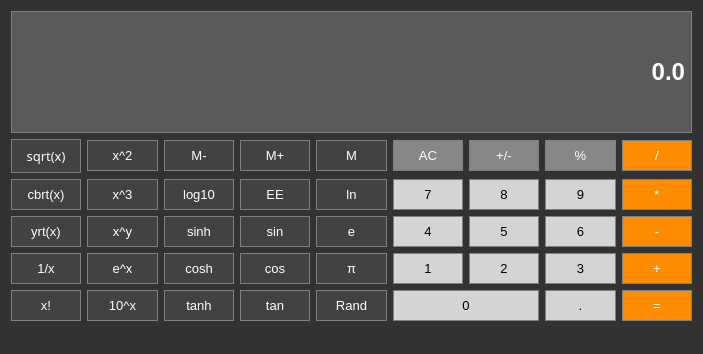
<?xml version="1.0" encoding="UTF-8"?>
<ui version="4.0">
 <class>Calculator</class>
 <widget class="QMainWindow" name="Calculator">
  <property name="geometry">
   <rect>
    <x>0</x>
    <y>0</y>
    <width>703</width>
    <height>354</height>
   </rect>
  </property>
  <property name="sizePolicy">
   <sizepolicy hsizetype="Preferred" vsizetype="Preferred">
    <horstretch>0</horstretch>
    <verstretch>0</verstretch>
   </sizepolicy>
  </property>
  <property name="windowTitle">
   <string>Calculator</string>
  </property>
  <property name="styleSheet">
   <string notr="true">background-color:rgb(50, 50, 50);

</string>
  </property>
  <widget class="QWidget" name="centralWidget">
   <layout class="QGridLayout" name="gridLayout">
    <item row="14" column="8">
     <widget class="QPushButton" name="Button_3">
      <property name="sizePolicy">
       <sizepolicy hsizetype="Preferred" vsizetype="Fixed">
        <horstretch>0</horstretch>
        <verstretch>0</verstretch>
       </sizepolicy>
      </property>
      <property name="font">
       <font>
        <pointsize>10</pointsize>
       </font>
      </property>
      <property name="styleSheet">
       <string notr="true">QPushButton{
background-color:rgb(212, 212, 212);
border:1px solid gray;
padding:7px
}
QPushButton:pressed{
background-color:rgb(240, 240, 240);
border:1px solid black;
padding:5px
}
QPushButton:hover:!pressed{
background-color:rgb(225, 225, 225);
border:1px solid white;
padding:5px;
}
</string>
      </property>
      <property name="text">
       <string>3</string>
      </property>
     </widget>
    </item>
    <item row="2" column="2">
     <widget class="QPushButton" name="Button_Cubed">
      <property name="font">
       <font>
        <pointsize>10</pointsize>
       </font>
      </property>
      <property name="styleSheet">
       <string notr="true">QPushButton{
background-color: rgb(66, 66, 66);
color: #ffffff;
border:1px solid gray;
padding:7px;
}
QPushButton:pressed{
background-color:rgb(95, 95, 95);
border:1px solid black;
padding:5px;
}
QPushButton:hover:!pressed{
background-color:rgb(80, 80, 80);
border:1px solid gray;
padding:5px;
}


</string>
      </property>
      <property name="text">
       <string>x^3</string>
      </property>
     </widget>
    </item>
    <item row="14" column="7">
     <widget class="QPushButton" name="Button_2">
      <property name="sizePolicy">
       <sizepolicy hsizetype="Preferred" vsizetype="Fixed">
        <horstretch>0</horstretch>
        <verstretch>0</verstretch>
       </sizepolicy>
      </property>
      <property name="font">
       <font>
        <pointsize>10</pointsize>
       </font>
      </property>
      <property name="styleSheet">
       <string notr="true">QPushButton{
background-color:rgb(212, 212, 212);
border:1px solid gray;
padding:7px
}
QPushButton:pressed{
background-color:rgb(240, 240, 240);
border:1px solid black;
padding:5px
}
QPushButton:hover:!pressed{
background-color:rgb(225, 225, 225);
border:1px solid white;
padding:5px;
}
</string>
      </property>
      <property name="text">
       <string>2</string>
      </property>
     </widget>
    </item>
    <item row="1" column="6">
     <widget class="QPushButton" name="Button_Clear">
      <property name="sizePolicy">
       <sizepolicy hsizetype="Preferred" vsizetype="Fixed">
        <horstretch>0</horstretch>
        <verstretch>0</verstretch>
       </sizepolicy>
      </property>
      <property name="font">
       <font>
        <pointsize>10</pointsize>
       </font>
      </property>
      <property name="styleSheet">
       <string notr="true">QPushButton{
background-color:rgb(135, 135, 135);
color: #ffffff;
border:1px solid gray;
padding:7px
}
QPushButton:pressed{
background-color:rgb(185, 185, 185);
border:1px solid black;
padding:5px
}
QPushButton:hover:!pressed{
background-color:rgb(165, 165, 165);
padding:5px;
}
</string>
      </property>
      <property name="text">
       <string>AC</string>
      </property>
     </widget>
    </item>
    <item row="2" column="4">
     <widget class="QPushButton" name="Button_SciNotation">
      <property name="font">
       <font>
        <pointsize>10</pointsize>
       </font>
      </property>
      <property name="styleSheet">
       <string notr="true">QPushButton{
background-color: rgb(66, 66, 66);
color: #ffffff;
border:1px solid gray;
padding:7px;
}
QPushButton:pressed{
background-color:rgb(95, 95, 95);
border:1px solid black;
padding:5px;
}
QPushButton:hover:!pressed{
background-color:rgb(80, 80, 80);
border:1px solid gray;
padding:5px;
}


</string>
      </property>
      <property name="text">
       <string>EE</string>
      </property>
     </widget>
    </item>
    <item row="14" column="2">
     <widget class="QPushButton" name="Button_EulerPower">
      <property name="font">
       <font>
        <pointsize>10</pointsize>
       </font>
      </property>
      <property name="styleSheet">
       <string notr="true">QPushButton{
background-color: rgb(66, 66, 66);
color: #ffffff;
border:1px solid gray;
padding:7px;
}
QPushButton:pressed{
background-color:rgb(95, 95, 95);
border:1px solid black;
padding:5px;
}
QPushButton:hover:!pressed{
background-color:rgb(80, 80, 80);
border:1px solid gray;
padding:5px;
}


</string>
      </property>
      <property name="text">
       <string>e^x</string>
      </property>
     </widget>
    </item>
    <item row="2" column="1">
     <widget class="QPushButton" name="Button_CubeRoot">
      <property name="font">
       <font>
        <pointsize>10</pointsize>
       </font>
      </property>
      <property name="styleSheet">
       <string notr="true">QPushButton{
background-color: rgb(66, 66, 66);
color: #ffffff;
border:1px solid gray;
padding:7px;
}
QPushButton:pressed{
background-color:rgb(95, 95, 95);
border:1px solid black;
padding:5px;
}
QPushButton:hover:!pressed{
background-color:rgb(80, 80, 80);
border:1px solid gray;
padding:5px;
}


</string>
      </property>
      <property name="text">
       <string>cbrt(x)</string>
      </property>
     </widget>
    </item>
    <item row="14" column="5">
     <widget class="QPushButton" name="Button_Pi">
      <property name="enabled">
       <bool>true</bool>
      </property>
      <property name="font">
       <font>
        <pointsize>10</pointsize>
       </font>
      </property>
      <property name="styleSheet">
       <string notr="true">QPushButton{
background-color: rgb(66, 66, 66);
color: #ffffff;
border:1px solid gray;
padding:7px;
}
QPushButton:pressed{
background-color:rgb(95, 95, 95);
border:1px solid black;
padding:5px;
}
QPushButton:hover:!pressed{
background-color:rgb(80, 80, 80);
border:1px solid gray;
padding:5px;
}


</string>
      </property>
      <property name="text">
       <string>π</string>
      </property>
     </widget>
    </item>
    <item row="2" column="7">
     <widget class="QPushButton" name="Button_8">
      <property name="sizePolicy">
       <sizepolicy hsizetype="Preferred" vsizetype="Fixed">
        <horstretch>0</horstretch>
        <verstretch>0</verstretch>
       </sizepolicy>
      </property>
      <property name="font">
       <font>
        <pointsize>10</pointsize>
       </font>
      </property>
      <property name="styleSheet">
       <string notr="true">QPushButton{
background-color:rgb(212, 212, 212);
border:1px solid gray;
padding:7px
}
QPushButton:pressed{
background-color:rgb(240, 240, 240);
border:1px solid black;
padding:5px
}
QPushButton:hover:!pressed{
background-color:rgb(225, 225, 225);
border:1px solid white;
padding:5px;
}
</string>
      </property>
      <property name="text">
       <string>8</string>
      </property>
     </widget>
    </item>
    <item row="2" column="8">
     <widget class="QPushButton" name="Button_9">
      <property name="sizePolicy">
       <sizepolicy hsizetype="Preferred" vsizetype="Fixed">
        <horstretch>0</horstretch>
        <verstretch>0</verstretch>
       </sizepolicy>
      </property>
      <property name="font">
       <font>
        <pointsize>10</pointsize>
       </font>
      </property>
      <property name="styleSheet">
       <string notr="true">QPushButton{
background-color:rgb(212, 212, 212);
border:1px solid gray;
padding:7px
}
QPushButton:pressed{
background-color:rgb(240, 240, 240);
border:1px solid black;
padding:5px
}
QPushButton:hover:!pressed{
background-color:rgb(225, 225, 225);
border:1px solid white;
padding:5px;
}
</string>
      </property>
      <property name="text">
       <string>9</string>
      </property>
     </widget>
    </item>
    <item row="1" column="5">
     <widget class="QPushButton" name="Button_MemGet">
      <property name="sizePolicy">
       <sizepolicy hsizetype="Preferred" vsizetype="Fixed">
        <horstretch>0</horstretch>
        <verstretch>0</verstretch>
       </sizepolicy>
      </property>
      <property name="font">
       <font>
        <pointsize>10</pointsize>
       </font>
      </property>
      <property name="styleSheet">
       <string notr="true">QPushButton{
background-color: rgb(66, 66, 66);
color: #ffffff;
border:1px solid gray;
padding:7px;
}
QPushButton:pressed{
background-color:rgb(95, 95, 95);
border:1px solid black;
padding:5px;
}
QPushButton:hover:!pressed{
background-color:rgb(80, 80, 80);
border:1px solid gray;
padding:5px;
}


</string>
      </property>
      <property name="text">
       <string>M</string>
      </property>
     </widget>
    </item>
    <item row="2" column="5">
     <widget class="QPushButton" name="Button_Ln">
      <property name="font">
       <font>
        <pointsize>10</pointsize>
       </font>
      </property>
      <property name="styleSheet">
       <string notr="true">QPushButton{
background-color: rgb(66, 66, 66);
color: #ffffff;
border:1px solid gray;
padding:7px;
}
QPushButton:pressed{
background-color:rgb(95, 95, 95);
border:1px solid black;
padding:5px;
}
QPushButton:hover:!pressed{
background-color:rgb(80, 80, 80);
border:1px solid gray;
padding:5px;
}


</string>
      </property>
      <property name="text">
       <string>ln</string>
      </property>
     </widget>
    </item>
    <item row="16" column="8">
     <widget class="QPushButton" name="Button_DecimalPoint">
      <property name="font">
       <font>
        <pointsize>10</pointsize>
       </font>
      </property>
      <property name="styleSheet">
       <string notr="true">QPushButton{
background-color:rgb(212, 212, 212);
border:1px solid gray;
padding:7px
}
QPushButton:pressed{
background-color:rgb(240, 240, 240);
border:1px solid black;
padding:5px
}
QPushButton:hover:!pressed{
background-color:rgb(225, 225, 225);
border:1px solid white;
padding:5px;
}
</string>
      </property>
      <property name="text">
       <string>.</string>
      </property>
     </widget>
    </item>
    <item row="16" column="5">
     <widget class="QPushButton" name="Button_Rand">
      <property name="font">
       <font>
        <pointsize>10</pointsize>
       </font>
      </property>
      <property name="styleSheet">
       <string notr="true">QPushButton{
background-color: rgb(66, 66, 66);
color: #ffffff;
border:1px solid gray;
padding:7px;
}
QPushButton:pressed{
background-color:rgb(95, 95, 95);
border:1px solid black;
padding:5px;
}
QPushButton:hover:!pressed{
background-color:rgb(80, 80, 80);
border:1px solid gray;
padding:5px;
}


</string>
      </property>
      <property name="text">
       <string>Rand</string>
      </property>
     </widget>
    </item>
    <item row="16" column="4">
     <widget class="QPushButton" name="Button_Tan">
      <property name="sizePolicy">
       <sizepolicy hsizetype="Preferred" vsizetype="Fixed">
        <horstretch>0</horstretch>
        <verstretch>0</verstretch>
       </sizepolicy>
      </property>
      <property name="font">
       <font>
        <pointsize>10</pointsize>
       </font>
      </property>
      <property name="styleSheet">
       <string notr="true">QPushButton{
background-color: rgb(66, 66, 66);
color: #ffffff;
border:1px solid gray;
padding:7px;
}
QPushButton:pressed{
background-color:rgb(95, 95, 95);
border:1px solid black;
padding:5px;
}
QPushButton:hover:!pressed{
background-color:rgb(80, 80, 80);
border:1px solid gray;
padding:5px;
}


</string>
      </property>
      <property name="text">
       <string>tan</string>
      </property>
     </widget>
    </item>
    <item row="16" column="3">
     <widget class="QPushButton" name="Button_Tanh">
      <property name="sizePolicy">
       <sizepolicy hsizetype="Preferred" vsizetype="Fixed">
        <horstretch>0</horstretch>
        <verstretch>0</verstretch>
       </sizepolicy>
      </property>
      <property name="font">
       <font>
        <pointsize>10</pointsize>
       </font>
      </property>
      <property name="styleSheet">
       <string notr="true">QPushButton{
background-color: rgb(66, 66, 66);
color: #ffffff;
border:1px solid gray;
padding:7px;
}
QPushButton:pressed{
background-color:rgb(95, 95, 95);
border:1px solid black;
padding:5px;
}
QPushButton:hover:!pressed{
background-color:rgb(80, 80, 80);
border:1px solid gray;
padding:5px;
}


</string>
      </property>
      <property name="text">
       <string>tanh</string>
      </property>
     </widget>
    </item>
    <item row="4" column="6">
     <widget class="QPushButton" name="Button_4">
      <property name="sizePolicy">
       <sizepolicy hsizetype="Preferred" vsizetype="Fixed">
        <horstretch>0</horstretch>
        <verstretch>0</verstretch>
       </sizepolicy>
      </property>
      <property name="font">
       <font>
        <pointsize>10</pointsize>
       </font>
      </property>
      <property name="styleSheet">
       <string notr="true">QPushButton{
background-color:rgb(212, 212, 212);
border:1px solid gray;
padding:7px
}
QPushButton:pressed{
background-color:rgb(240, 240, 240);
border:1px solid black;
padding:5px
}
QPushButton:hover:!pressed{
background-color:rgb(225, 225, 225);
border:1px solid white;
padding:5px;
}
</string>
      </property>
      <property name="text">
       <string>4</string>
      </property>
     </widget>
    </item>
    <item row="1" column="7">
     <widget class="QPushButton" name="Button_Sign">
      <property name="sizePolicy">
       <sizepolicy hsizetype="Preferred" vsizetype="Fixed">
        <horstretch>0</horstretch>
        <verstretch>0</verstretch>
       </sizepolicy>
      </property>
      <property name="font">
       <font>
        <pointsize>10</pointsize>
       </font>
      </property>
      <property name="styleSheet">
       <string notr="true">QPushButton{
background-color:rgb(135, 135, 135);
color: #ffffff;
border:1px solid gray;
padding:7px
}
QPushButton:pressed{
background-color:rgb(185, 185, 185);
border:1px solid black;
padding:5px
}
QPushButton:hover:!pressed{
background-color:rgb(165, 165, 165);
padding:5px;
}
</string>
      </property>
      <property name="text">
       <string>+/-</string>
      </property>
     </widget>
    </item>
    <item row="2" column="6">
     <widget class="QPushButton" name="Button_7">
      <property name="sizePolicy">
       <sizepolicy hsizetype="Preferred" vsizetype="Fixed">
        <horstretch>0</horstretch>
        <verstretch>0</verstretch>
       </sizepolicy>
      </property>
      <property name="font">
       <font>
        <pointsize>10</pointsize>
       </font>
      </property>
      <property name="styleSheet">
       <string notr="true">QPushButton{
background-color:rgb(212, 212, 212);
border:1px solid gray;
padding:7px
}
QPushButton:pressed{
background-color:rgb(240, 240, 240);
border:1px solid black;
padding:5px
}
QPushButton:hover:!pressed{
background-color:rgb(225, 225, 225);
border:1px solid white;
padding:5px;
}
</string>
      </property>
      <property name="text">
       <string>7</string>
      </property>
     </widget>
    </item>
    <item row="2" column="9">
     <widget class="QPushButton" name="Button_Multiply">
      <property name="sizePolicy">
       <sizepolicy hsizetype="Preferred" vsizetype="Fixed">
        <horstretch>0</horstretch>
        <verstretch>0</verstretch>
       </sizepolicy>
      </property>
      <property name="font">
       <font>
        <pointsize>10</pointsize>
       </font>
      </property>
      <property name="styleSheet">
       <string notr="true">QPushButton{
background-color: #FF8C00;
color: #ffffff;
border:1px solid gray;
padding:7px
}

QPushButton:pressed{
background-color:rgb(255, 195, 125);
border:1px solid black;
padding:5px
}

QPushButton:hover:!pressed{
background-color:rgb(255, 162, 55);
padding:5px;
}</string>
      </property>
      <property name="text">
       <string>*</string>
      </property>
      <property name="checkable">
       <bool>true</bool>
      </property>
     </widget>
    </item>
    <item row="4" column="5">
     <widget class="QPushButton" name="Button_Euler">
      <property name="font">
       <font>
        <pointsize>10</pointsize>
       </font>
      </property>
      <property name="styleSheet">
       <string notr="true">QPushButton{
background-color: rgb(66, 66, 66);
color: #ffffff;
border:1px solid gray;
padding:7px;
}
QPushButton:pressed{
background-color:rgb(95, 95, 95);
border:1px solid black;
padding:5px;
}
QPushButton:hover:!pressed{
background-color:rgb(80, 80, 80);
border:1px solid gray;
padding:5px;
}


</string>
      </property>
      <property name="text">
       <string>e</string>
      </property>
     </widget>
    </item>
    <item row="1" column="4">
     <widget class="QPushButton" name="Button_MemAdd">
      <property name="sizePolicy">
       <sizepolicy hsizetype="Preferred" vsizetype="Fixed">
        <horstretch>0</horstretch>
        <verstretch>0</verstretch>
       </sizepolicy>
      </property>
      <property name="font">
       <font>
        <pointsize>10</pointsize>
       </font>
      </property>
      <property name="styleSheet">
       <string notr="true">QPushButton{
background-color: rgb(66, 66, 66);
color: #ffffff;
border:1px solid gray;
padding:7px;
}
QPushButton:pressed{
background-color:rgb(95, 95, 95);
border:1px solid black;
padding:5px;
}
QPushButton:hover:!pressed{
background-color:rgb(80, 80, 80);
border:1px solid gray;
padding:5px;
}


</string>
      </property>
      <property name="text">
       <string>M+</string>
      </property>
     </widget>
    </item>
    <item row="0" column="1" colspan="9">
     <widget class="QLabel" name="Display">
      <property name="sizePolicy">
       <sizepolicy hsizetype="Preferred" vsizetype="Minimum">
        <horstretch>0</horstretch>
        <verstretch>0</verstretch>
       </sizepolicy>
      </property>
      <property name="font">
       <font>
        <family>Arial</family>
        <pointsize>18</pointsize>
        <weight>75</weight>
        <bold>true</bold>
       </font>
      </property>
      <property name="styleSheet">
       <string notr="true">background-color: rgb(90, 90, 90);
border:1px solid gray;
color: #ffffff</string>
      </property>
      <property name="text">
       <string>0.0</string>
      </property>
      <property name="alignment">
       <set>Qt::AlignRight|Qt::AlignTrailing|Qt::AlignVCenter</set>
      </property>
     </widget>
    </item>
    <item row="4" column="8">
     <widget class="QPushButton" name="Button_6">
      <property name="sizePolicy">
       <sizepolicy hsizetype="Preferred" vsizetype="Fixed">
        <horstretch>0</horstretch>
        <verstretch>0</verstretch>
       </sizepolicy>
      </property>
      <property name="font">
       <font>
        <pointsize>10</pointsize>
       </font>
      </property>
      <property name="styleSheet">
       <string notr="true">QPushButton{
background-color:rgb(212, 212, 212);
border:1px solid gray;
padding:7px
}
QPushButton:pressed{
background-color:rgb(240, 240, 240);
border:1px solid black;
padding:5px
}
QPushButton:hover:!pressed{
background-color:rgb(225, 225, 225);
border:1px solid white;
padding:5px;
}
</string>
      </property>
      <property name="text">
       <string>6</string>
      </property>
     </widget>
    </item>
    <item row="14" column="4">
     <widget class="QPushButton" name="Button_Cos">
      <property name="sizePolicy">
       <sizepolicy hsizetype="Preferred" vsizetype="Fixed">
        <horstretch>0</horstretch>
        <verstretch>0</verstretch>
       </sizepolicy>
      </property>
      <property name="font">
       <font>
        <pointsize>10</pointsize>
       </font>
      </property>
      <property name="styleSheet">
       <string notr="true">QPushButton{
background-color: rgb(66, 66, 66);
color: #ffffff;
border:1px solid gray;
padding:7px;
}
QPushButton:pressed{
background-color:rgb(95, 95, 95);
border:1px solid black;
padding:5px;
}
QPushButton:hover:!pressed{
background-color:rgb(80, 80, 80);
border:1px solid gray;
padding:5px;
}


</string>
      </property>
      <property name="text">
       <string>cos</string>
      </property>
     </widget>
    </item>
    <item row="16" column="1">
     <widget class="QPushButton" name="Button_Factorial">
      <property name="font">
       <font>
        <pointsize>10</pointsize>
       </font>
      </property>
      <property name="styleSheet">
       <string notr="true">QPushButton{
background-color: rgb(66, 66, 66);
color: #ffffff;
border:1px solid gray;
padding:7px;
}
QPushButton:pressed{
background-color:rgb(95, 95, 95);
border:1px solid black;
padding:5px;
}
QPushButton:hover:!pressed{
background-color:rgb(80, 80, 80);
border:1px solid gray;
padding:5px;
}


</string>
      </property>
      <property name="text">
       <string>x!</string>
      </property>
     </widget>
    </item>
    <item row="16" column="9">
     <widget class="QPushButton" name="Button_Equals">
      <property name="sizePolicy">
       <sizepolicy hsizetype="Preferred" vsizetype="Fixed">
        <horstretch>0</horstretch>
        <verstretch>0</verstretch>
       </sizepolicy>
      </property>
      <property name="font">
       <font>
        <pointsize>10</pointsize>
       </font>
      </property>
      <property name="styleSheet">
       <string notr="true">QPushButton{
background-color: #FF8C00;
color: #ffffff;
border:1px solid gray;
padding:7px
}

QPushButton:pressed{
background-color:rgb(255, 195, 125);
border:1px solid black;
padding:5px
}

QPushButton:hover:!pressed{
background-color:rgb(255, 162, 55);
padding:5px;
}</string>
      </property>
      <property name="text">
       <string>=</string>
      </property>
     </widget>
    </item>
    <item row="4" column="4">
     <widget class="QPushButton" name="Button_Sin">
      <property name="sizePolicy">
       <sizepolicy hsizetype="Preferred" vsizetype="Fixed">
        <horstretch>0</horstretch>
        <verstretch>0</verstretch>
       </sizepolicy>
      </property>
      <property name="font">
       <font>
        <pointsize>10</pointsize>
       </font>
      </property>
      <property name="styleSheet">
       <string notr="true">QPushButton{
background-color: rgb(66, 66, 66);
color: #ffffff;
border:1px solid gray;
padding:7px;
}
QPushButton:pressed{
background-color:rgb(95, 95, 95);
border:1px solid black;
padding:5px;
}
QPushButton:hover:!pressed{
background-color:rgb(80, 80, 80);
border:1px solid gray;
padding:5px;
}


</string>
      </property>
      <property name="text">
       <string>sin</string>
      </property>
     </widget>
    </item>
    <item row="1" column="1">
     <widget class="QPushButton" name="Button_SquareRoot">
      <property name="font">
       <font>
        <family>Segoe MDL2 Assets</family>
        <pointsize>10</pointsize>
       </font>
      </property>
      <property name="styleSheet">
       <string notr="true">QPushButton{
background-color: rgb(66, 66, 66);
color: #ffffff;
border:1px solid gray;
padding:7px;
}
QPushButton:pressed{
background-color:rgb(95, 95, 95);
border:1px solid black;
padding:5px;
}
QPushButton:hover:!pressed{
background-color:rgb(80, 80, 80);
border:1px solid gray;
padding:5px;
}


</string>
      </property>
      <property name="text">
       <string>sqrt(x)</string>
      </property>
     </widget>
    </item>
    <item row="14" column="3">
     <widget class="QPushButton" name="Button_Cosh">
      <property name="sizePolicy">
       <sizepolicy hsizetype="Preferred" vsizetype="Fixed">
        <horstretch>0</horstretch>
        <verstretch>0</verstretch>
       </sizepolicy>
      </property>
      <property name="font">
       <font>
        <pointsize>10</pointsize>
       </font>
      </property>
      <property name="styleSheet">
       <string notr="true">QPushButton{
background-color: rgb(66, 66, 66);
color: #ffffff;
border:1px solid gray;
padding:7px;
}
QPushButton:pressed{
background-color:rgb(95, 95, 95);
border:1px solid black;
padding:5px;
}
QPushButton:hover:!pressed{
background-color:rgb(80, 80, 80);
border:1px solid gray;
padding:5px;
}


</string>
      </property>
      <property name="text">
       <string>cosh</string>
      </property>
     </widget>
    </item>
    <item row="1" column="2">
     <widget class="QPushButton" name="Button_Squared">
      <property name="font">
       <font>
        <family>Arial</family>
        <pointsize>10</pointsize>
       </font>
      </property>
      <property name="styleSheet">
       <string notr="true">QPushButton{
background-color: rgb(66, 66, 66);
color: #ffffff;
border:1px solid gray;
padding:7px;
}
QPushButton:pressed{
background-color:rgb(95, 95, 95);
border:1px solid black;
padding:5px;
}
QPushButton:hover:!pressed{
background-color:rgb(80, 80, 80);
border:1px solid gray;
padding:5px;
}


</string>
      </property>
      <property name="text">
       <string>x^2</string>
      </property>
     </widget>
    </item>
    <item row="14" column="6">
     <widget class="QPushButton" name="Button_1">
      <property name="sizePolicy">
       <sizepolicy hsizetype="Preferred" vsizetype="Fixed">
        <horstretch>0</horstretch>
        <verstretch>0</verstretch>
       </sizepolicy>
      </property>
      <property name="font">
       <font>
        <pointsize>10</pointsize>
       </font>
      </property>
      <property name="styleSheet">
       <string notr="true">QPushButton{
background-color:rgb(212, 212, 212);
border:1px solid gray;
padding:7px
}
QPushButton:pressed{
background-color:rgb(240, 240, 240);
border:1px solid black;
padding:5px
}
QPushButton:hover:!pressed{
background-color:rgb(225, 225, 225);
border:1px solid white;
padding:5px;
}
</string>
      </property>
      <property name="text">
       <string>1</string>
      </property>
     </widget>
    </item>
    <item row="1" column="3">
     <widget class="QPushButton" name="Button_MemClear">
      <property name="sizePolicy">
       <sizepolicy hsizetype="Preferred" vsizetype="Fixed">
        <horstretch>0</horstretch>
        <verstretch>0</verstretch>
       </sizepolicy>
      </property>
      <property name="font">
       <font>
        <pointsize>10</pointsize>
       </font>
      </property>
      <property name="styleSheet">
       <string notr="true">QPushButton{
background-color: rgb(66, 66, 66);
color: #ffffff;
border:1px solid gray;
padding:7px;
}
QPushButton:pressed{
background-color:rgb(95, 95, 95);
border:1px solid black;
padding:5px;
}
QPushButton:hover:!pressed{
background-color:rgb(80, 80, 80);
border:1px solid gray;
padding:5px;
}


</string>
      </property>
      <property name="text">
       <string>M-</string>
      </property>
     </widget>
    </item>
    <item row="4" column="9">
     <widget class="QPushButton" name="Button_Subtract">
      <property name="sizePolicy">
       <sizepolicy hsizetype="Preferred" vsizetype="Fixed">
        <horstretch>0</horstretch>
        <verstretch>0</verstretch>
       </sizepolicy>
      </property>
      <property name="font">
       <font>
        <pointsize>10</pointsize>
       </font>
      </property>
      <property name="styleSheet">
       <string notr="true">QPushButton{
background-color: #FF8C00;
color: #ffffff;
border:1px solid gray;
padding:7px
}

QPushButton:pressed{
background-color:rgb(255, 195, 125);
border:1px solid black;
padding:5px
}

QPushButton:hover:!pressed{
background-color:rgb(255, 162, 55);
padding:5px;
}</string>
      </property>
      <property name="text">
       <string>-</string>
      </property>
     </widget>
    </item>
    <item row="16" column="2">
     <widget class="QPushButton" name="Button_TenPower">
      <property name="font">
       <font>
        <pointsize>10</pointsize>
       </font>
      </property>
      <property name="styleSheet">
       <string notr="true">QPushButton{
background-color: rgb(66, 66, 66);
color: #ffffff;
border:1px solid gray;
padding:7px;
}
QPushButton:pressed{
background-color:rgb(95, 95, 95);
border:1px solid black;
padding:5px;
}
QPushButton:hover:!pressed{
background-color:rgb(80, 80, 80);
border:1px solid gray;
padding:5px;
}


</string>
      </property>
      <property name="text">
       <string>10^x</string>
      </property>
     </widget>
    </item>
    <item row="14" column="9">
     <widget class="QPushButton" name="Button_Add">
      <property name="sizePolicy">
       <sizepolicy hsizetype="Preferred" vsizetype="Fixed">
        <horstretch>0</horstretch>
        <verstretch>0</verstretch>
       </sizepolicy>
      </property>
      <property name="font">
       <font>
        <pointsize>10</pointsize>
       </font>
      </property>
      <property name="autoFillBackground">
       <bool>false</bool>
      </property>
      <property name="styleSheet">
       <string notr="true">QPushButton{
background-color: #FF8C00;
color: #ffffff;
border:1px solid gray;
padding:7px
}

QPushButton:pressed{
background-color:rgb(255, 195, 125);
border:1px solid black;
padding:5px
}

QPushButton:hover:!pressed{
background-color:rgb(255, 162, 55);
padding:5px;
}</string>
      </property>
      <property name="text">
       <string>+</string>
      </property>
     </widget>
    </item>
    <item row="4" column="7">
     <widget class="QPushButton" name="Button_5">
      <property name="sizePolicy">
       <sizepolicy hsizetype="Preferred" vsizetype="Fixed">
        <horstretch>0</horstretch>
        <verstretch>0</verstretch>
       </sizepolicy>
      </property>
      <property name="font">
       <font>
        <pointsize>10</pointsize>
       </font>
      </property>
      <property name="styleSheet">
       <string notr="true">QPushButton{
background-color:rgb(212, 212, 212);
border:1px solid gray;
padding:7px
}
QPushButton:pressed{
background-color:rgb(240, 240, 240);
border:1px solid black;
padding:5px
}
QPushButton:hover:!pressed{
background-color:rgb(225, 225, 225);
border:1px solid white;
padding:5px;
}
</string>
      </property>
      <property name="text">
       <string>5</string>
      </property>
     </widget>
    </item>
    <item row="4" column="1">
     <widget class="QPushButton" name="Button_YRootX">
      <property name="font">
       <font>
        <pointsize>10</pointsize>
       </font>
      </property>
      <property name="styleSheet">
       <string notr="true">QPushButton{
background-color: rgb(66, 66, 66);
color: #ffffff;
border:1px solid gray;
padding:7px;
}
QPushButton:pressed{
background-color:rgb(95, 95, 95);
border:1px solid black;
padding:5px;
}
QPushButton:hover:!pressed{
background-color:rgb(80, 80, 80);
border:1px solid gray;
padding:5px;
}


</string>
      </property>
      <property name="text">
       <string>yrt(x)</string>
      </property>
     </widget>
    </item>
    <item row="1" column="8">
     <widget class="QPushButton" name="Button_Percent">
      <property name="font">
       <font>
        <pointsize>10</pointsize>
       </font>
      </property>
      <property name="styleSheet">
       <string notr="true">QPushButton{
background-color:rgb(135, 135, 135);
color: #ffffff;
border:1px solid gray;
padding:7px
}
QPushButton:pressed{
background-color:rgb(185, 185, 185);
border:1px solid black;
padding:5px
}
QPushButton:hover:!pressed{
background-color:rgb(165, 165, 165);
padding:5px;
}
</string>
      </property>
      <property name="text">
       <string>%</string>
      </property>
     </widget>
    </item>
    <item row="2" column="3">
     <widget class="QPushButton" name="Button_Log10">
      <property name="sizePolicy">
       <sizepolicy hsizetype="Preferred" vsizetype="Fixed">
        <horstretch>0</horstretch>
        <verstretch>0</verstretch>
       </sizepolicy>
      </property>
      <property name="font">
       <font>
        <pointsize>10</pointsize>
       </font>
      </property>
      <property name="styleSheet">
       <string notr="true">QPushButton{
background-color: rgb(66, 66, 66);
color: #ffffff;
border:1px solid gray;
padding:7px;
}
QPushButton:pressed{
background-color:rgb(95, 95, 95);
border:1px solid black;
padding:5px;
}
QPushButton:hover:!pressed{
background-color:rgb(80, 80, 80);
border:1px solid gray;
padding:5px;
}


</string>
      </property>
      <property name="text">
       <string>log10</string>
      </property>
     </widget>
    </item>
    <item row="4" column="3">
     <widget class="QPushButton" name="Button_Sinh">
      <property name="sizePolicy">
       <sizepolicy hsizetype="Preferred" vsizetype="Fixed">
        <horstretch>0</horstretch>
        <verstretch>0</verstretch>
       </sizepolicy>
      </property>
      <property name="font">
       <font>
        <pointsize>10</pointsize>
       </font>
      </property>
      <property name="styleSheet">
       <string notr="true">QPushButton{
background-color: rgb(66, 66, 66);
color: #ffffff;
border:1px solid gray;
padding:7px;
}
QPushButton:pressed{
background-color:rgb(95, 95, 95);
border:1px solid black;
padding:5px;
}
QPushButton:hover:!pressed{
background-color:rgb(80, 80, 80);
border:1px solid gray;
padding:5px;
}


</string>
      </property>
      <property name="text">
       <string>sinh</string>
      </property>
     </widget>
    </item>
    <item row="16" column="6" colspan="2">
     <widget class="QPushButton" name="Button_0">
      <property name="sizePolicy">
       <sizepolicy hsizetype="Preferred" vsizetype="Fixed">
        <horstretch>0</horstretch>
        <verstretch>0</verstretch>
       </sizepolicy>
      </property>
      <property name="font">
       <font>
        <pointsize>10</pointsize>
       </font>
      </property>
      <property name="styleSheet">
       <string notr="true">QPushButton{
background-color:rgb(212, 212, 212);
border:1px solid gray;
padding:7px
}
QPushButton:pressed{
background-color:rgb(240, 240, 240);
border:1px solid black;
padding:5px
}
QPushButton:hover:!pressed{
background-color:rgb(225, 225, 225);
border:1px solid white;
padding:5px;
}
</string>
      </property>
      <property name="text">
       <string>0</string>
      </property>
     </widget>
    </item>
    <item row="14" column="1">
     <widget class="QPushButton" name="Button_OneOverX">
      <property name="font">
       <font>
        <pointsize>10</pointsize>
       </font>
      </property>
      <property name="styleSheet">
       <string notr="true">QPushButton{
background-color: rgb(66, 66, 66);
color: #ffffff;
border:1px solid gray;
padding:7px;
}
QPushButton:pressed{
background-color:rgb(95, 95, 95);
border:1px solid black;
padding:5px;
}
QPushButton:hover:!pressed{
background-color:rgb(80, 80, 80);
border:1px solid gray;
padding:5px;
}


</string>
      </property>
      <property name="text">
       <string>1/x</string>
      </property>
     </widget>
    </item>
    <item row="1" column="9">
     <widget class="QPushButton" name="Button_Divide">
      <property name="sizePolicy">
       <sizepolicy hsizetype="Preferred" vsizetype="Fixed">
        <horstretch>0</horstretch>
        <verstretch>0</verstretch>
       </sizepolicy>
      </property>
      <property name="font">
       <font>
        <pointsize>10</pointsize>
       </font>
      </property>
      <property name="styleSheet">
       <string notr="true">QPushButton{
background-color: #FF8C00;
color: #ffffff;
border:1px solid gray;
padding:7px
}

QPushButton:pressed{
background-color:rgb(255, 195, 125);
border:1px solid black;
padding:5px
}

QPushButton:hover:!pressed{
background-color:rgb(255, 162, 55);
padding:5px;
}</string>
      </property>
      <property name="text">
       <string>/</string>
      </property>
     </widget>
    </item>
    <item row="4" column="2">
     <widget class="QPushButton" name="Button_XPowerY">
      <property name="font">
       <font>
        <pointsize>10</pointsize>
       </font>
      </property>
      <property name="styleSheet">
       <string notr="true">QPushButton{
background-color: rgb(66, 66, 66);
color: #ffffff;
border:1px solid gray;
padding:7px;
}
QPushButton:pressed{
background-color:rgb(95, 95, 95);
border:1px solid black;
padding:5px;
}
QPushButton:hover:!pressed{
background-color:rgb(80, 80, 80);
border:1px solid gray;
padding:5px;
}


</string>
      </property>
      <property name="text">
       <string>x^y</string>
      </property>
     </widget>
    </item>
   </layout>
  </widget>
  <widget class="QMenuBar" name="menuBar">
   <property name="geometry">
    <rect>
     <x>0</x>
     <y>0</y>
     <width>703</width>
     <height>21</height>
    </rect>
   </property>
  </widget>
  <widget class="QStatusBar" name="statusBar"/>
 </widget>
 <layoutdefault spacing="6" margin="11"/>
 <resources/>
 <connections/>
</ui>
